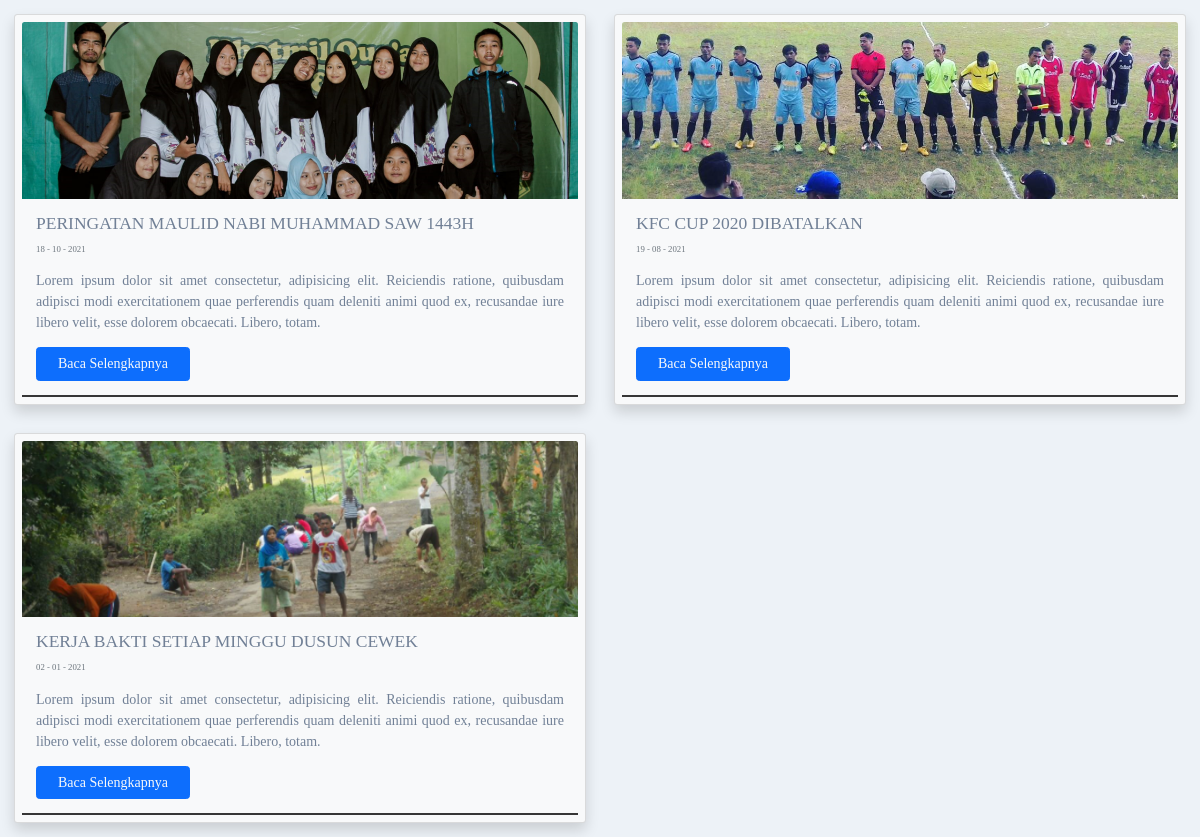
/asset/berita.php, run on the app's committed database.
### tables this page shows
CREATE TABLE `tbberita` (
  `id` int(11) NOT NULL,
  `judul` text NOT NULL,
  `tanggal` date NOT NULL,
  `deskripsi` text NOT NULL,
  `isi` text NOT NULL,
  `gambar` varchar(1000) NOT NULL
);

### asset/berita.php (the view, shortened to what this page needs)
<!DOCTYPE html>
<html lang="en">
<head>
    <link rel="stylesheet" href="css/bootstrap.css">
    <link rel="stylesheet" href="css/style.css">
</head>
<?php
include "koneksi.php";
$query  = "SELECT * FROM tbberita ORDER BY tanggal DESC";
$result = mysqli_query($koneksi, $query);
?>
<body>
    <div class="container-fluid">
        <div class="row">
            <?php
            while ($data = mysqli_fetch_assoc($result)) {
                $tanggal_php = strtotime($data["tanggal"]);
                $tanggal = date("d - m - Y", $tanggal_php);
            ?>
                <div class="col-6">
                    <div class="berita mt-3 ">
                        <div class="card mb-3 shadow p-2 m-1 bg-light rounded" style="max-width: 590px;">
                            <img src="img/<?php echo $data['gambar'] ?>" class="card-img-top" alt="...">
                            <div class="card-body" style="text-align: justify; border-bottom: 2px solid #363636; display: inline-block;">
                                <h5 class="card-title"><?php echo $data['judul'] ?></h4>
                                    <p class="card-text" style="font-size: 10px;"><small class="text-muted"><?php echo $tanggal ?></small></p>
                                    <p class="card-text"><?php echo $data['deskripsi'] ?></p>
                                    <form action="news.php" method="get">
                                        <div class="d-grid gap-2 d-sm-flex">
                                            <button type="button" class="btn btn-primary btn-md px-4 gap-3"><a class="text-light" href="news.php?id=<?= $data['id'] ?>" style="text-decoration: none;">Baca Selengkapnya</a> </button>
                                        </div>
                                    </form>
                            </div>
                        </div>
                    </div>
                </div>
            <?php } ?>
        </div>
    </div>
</body>
</html>

### admin/style.css (style rules this page uses)
* { font-family: 'Montserrat'; padding: 0; margin: 0; }
html, body { color: #718096 !important; font-size: 14px !important; font-family: 'Poppins', sans-serif; background-color: #edf2f7; scroll-behavior: smooth; }

### data on the page
tbberita: gambar (picture), judul "PERINGATAN MAULID NABI MUHAMMAD SAW 1443H", tanggal "18 - 10 - 2021", deskripsi "Lorem ipsum dolor sit amet consectetur, adipisicing elit. Reiciendis ratione, quibusdam adipisci modi exercitationem quae perferendis quam deleniti animi quod ex, recusandae iure libero velit, esse dolorem obcaecati. Libero, totam."
tbberita: gambar (picture), judul "KFC CUP 2020 DIBATALKAN", tanggal "19 - 08 - 2021", deskripsi "Lorem ipsum dolor sit amet consectetur, adipisicing elit. Reiciendis ratione, quibusdam adipisci modi exercitationem quae perferendis quam deleniti animi quod ex, recusandae iure libero velit, esse dolorem obcaecati. Libero, totam."
tbberita: gambar (picture), judul "KERJA BAKTI SETIAP MINGGU DUSUN CEWEK", tanggal "02 - 01 - 2021", deskripsi "Lorem ipsum dolor sit amet consectetur, adipisicing elit. Reiciendis ratione, quibusdam adipisci modi exercitationem quae perferendis quam deleniti animi quod ex, recusandae iure libero velit, esse dolorem obcaecati. Libero, totam."
